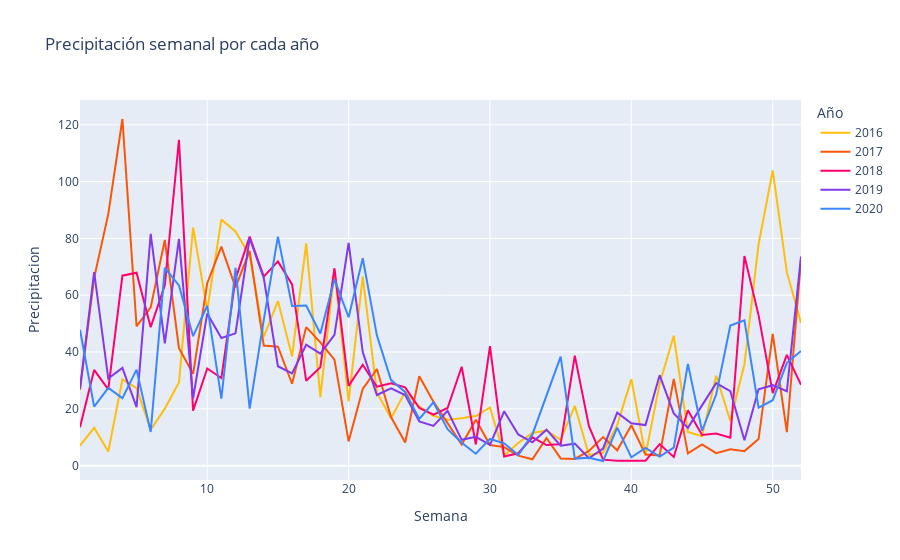

Notebook code for this chart:
### Code cell
# Definimos una lista de colores 
List_Colores_Lluvia = ['#ffbe0b', '#fb5607', '#ff006e', '#8338ec', '#3a86ff']

fig = px.line(
    # Seleccionamos el data frame de nuestra eleccion
    df_lluvias, 
    # Lo que se graficará en el eje x
    x = "Semana",
    # Lo que se graficará en el eje y
    y = "Precipitacion",
    # Agruparemos por año y a cada año se le asigna un color diferente
    color = "Año", 
    # El título de nuestra gráfica
    title = 'Precipitación semanal por cada año',
    # Los colores de nuestras líneas
    color_discrete_sequence = List_Colores_Lluvia
    )
# Mostramos la gráfica
fig.show()

### Figure 1 — Plotly figure (JSON) as saved in the notebook; plotly's stock layout.template omitted (floating-point values rounded to 4 significant figures)
{"data": [{"hovertemplate": "Año=2016<br>Semana=%{x}<br>Precipitacion=%{y}<extra></extra>", "legendgroup": "2016", "line": {"color": "#ffbe0b", "dash": "solid"}, "mode": "lines", "name": "2016", "orientation": "v", "showlegend": true, "type": "scatter", "x": [1, 2, 3, 4, 5, 6, 7, 8, 9, 10, 11, 12, 13, 14, 15, 16, 17, 18, 19, 20, 21, 22, 23, 24, 25, 26, 27, 28, 29, 30, 31, 32, 33, 34, 35, 36, 37, 38, 39, 40, 41, 42, 43, 44, 45, 46, 47, 48, 49, 50, 51, 52], "xaxis": "x", "y": [7.02, 13.34, 4.949, 30.34, 27.28, 12.66, 20.07, 29.29, 83.84, 54.83, 86.62, 82.45, 74.01, 45.46, 57.93, 38.49, 78.3, 24.09, 68.71, 22.59, 66.52, 25.76, 16.69, 25.98, 20.76, 17.57, 16.18, 16.65, 17.47, 20.47, 3.614, 7.97, 11.53, 12.36, 9.111, 21.05, 3.726, 4.613, 14.29, 30.46, 3.655, 28.86, 45.74, 11.89, 10.39, 31.69, 15.74, 35.71, 77.95, 104.0, 68.13, 50.21], "yaxis": "y"}, {"hovertemplate": "Año=2017<br>Semana=%{x}<br>Precipitacion=%{y}<extra></extra>", "legendgroup": "2017", "line": {"color": "#fb5607", "dash": "solid"}, "mode": "lines", "name": "2017", "orientation": "v", "showlegend": true, "type": "scatter", "x": [1, 2, 3, 4, 5, 6, 7, 8, 9, 10, 11, 12, 13, 14, 15, 16, 17, 18, 19, 20, 21, 22, 23, 24, 25, 26, 27, 28, 29, 30, 31, 32, 33, 34, 35, 36, 37, 38, 39, 40, 41, 42, 43, 44, 45, 46, 47, 48, 49, 50, 51, 52], "xaxis": "x", "y": [26.68, 66.13, 88.55, 122.1, 49.07, 55.7, 79.47, 41.37, 32.34, 64.23, 77.14, 62.79, 75.62, 42.27, 41.87, 28.84, 48.77, 43.43, 37.3, 8.539, 27.0, 34.01, 17.11, 8.142, 31.47, 22.54, 14.98, 7.445, 16.18, 7.278, 6.526, 3.535, 2.218, 9.745, 2.547, 2.379, 5.164, 10.06, 5.393, 14.23, 3.884, 3.554, 30.55, 4.302, 7.474, 4.371, 5.762, 5.107, 9.359, 46.42, 11.76, 72.63], "yaxis": "y"}, {"hovertemplate": "Año=2018<br>Semana=%{x}<br>Precipitacion=%{y}<extra></extra>", "legendgroup": "2018", "line": {"color": "#ff006e", "dash": "solid"}, "mode": "lines", "name": "2018", "orientation": "v", "showlegend": true, "type": "scatter", "x": [1, 2, 3, 4, 5, 6, 7, 8, 9, 10, 11, 12, 13, 14, 15, 16, 17, 18, 19, 20, 21, 22, 23, 24, 25, 26, 27, 28, 29, 30, 31, 32, 33, 34, 35, 36, 37, 38, 39, 40, 41, 42, 43, 44, 45, 46, 47, 48, 49, 50, 51, 52], "xaxis": "x", "y": [13.52, 33.71, 26.83, 66.89, 67.92, 48.76, 63.48, 114.7, 19.37, 34.21, 30.85, 65.72, 80.62, 66.53, 71.9, 63.79, 29.88, 34.66, 69.5, 28.09, 35.54, 27.8, 28.96, 27.55, 20.31, 17.93, 20.3, 34.82, 7.461, 42.1, 3.196, 4.365, 9.992, 7.264, 7.559, 38.69, 13.87, 2.11, 1.747, 1.724, 1.718, 7.578, 3.04, 19.49, 10.79, 11.29, 9.81, 73.82, 52.91, 25.57, 38.98, 28.46], "yaxis": "y"}, {"hovertemplate": "Año=2019<br>Semana=%{x}<br>Precipitacion=%{y}<extra></extra>", "legendgroup": "2019", "line": {"color": "#8338ec", "dash": "solid"}, "mode": "lines", "name": "2019", "orientation": "v", "showlegend": true, "type": "scatter", "x": [1, 2, 3, 4, 5, 6, 7, 8, 9, 10, 11, 12, 13, 14, 15, 16, 17, 18, 19, 20, 21, 22, 23, 24, 25, 26, 27, 28, 29, 30, 31, 32, 33, 34, 35, 36, 37, 38, 39, 40, 41, 42, 43, 44, 45, 46, 47, 48, 49, 50, 51, 52], "xaxis": "x", "y": [27.19, 68.16, 30.67, 34.42, 20.58, 81.59, 43.06, 79.86, 23.72, 53.59, 44.93, 46.58, 80.06, 66.07, 34.99, 32.5, 42.59, 39.41, 46.01, 78.44, 40.01, 24.87, 27.23, 24.83, 15.54, 13.98, 19.31, 9.082, 10.16, 7.329, 19.13, 10.98, 8.23, 12.66, 7.025, 7.747, 2.602, 6.04, 18.68, 14.92, 14.29, 31.84, 18.41, 13.31, 21.22, 29.05, 26.2, 8.908, 26.87, 28.33, 26.21, 73.6], "yaxis": "y"}, {"hovertemplate": "Año=2020<br>Semana=%{x}<br>Precipitacion=%{y}<extra></extra>", "legendgroup": "2020", "line": {"color": "#3a86ff", "dash": "solid"}, "mode": "lines", "name": "2020", "orientation": "v", "showlegend": true, "type": "scatter", "x": [1, 2, 3, 4, 5, 6, 7, 8, 9, 10, 11, 12, 13, 14, 15, 16, 17, 18, 19, 20, 21, 22, 23, 24, 25, 26, 27, 28, 29, 30, 31, 32, 33, 34, 35, 36, 37, 38, 39, 40, 41, 42, 43, 44, 45, 46, 47, 48, 49, 50, 51, 52], "xaxis": "x", "y": [47.83, 20.76, 27.38, 23.76, 33.81, 11.85, 69.66, 63.44, 45.58, 56.28, 23.58, 69.63, 20.07, 51.29, 80.62, 56.21, 56.35, 46.54, 65.63, 52.25, 73.01, 45.87, 30.14, 25.98, 16.44, 22.28, 12.82, 8.066, 4.2, 9.404, 7.867, 3.739, 10.99, 24.79, 38.37, 2.481, 2.808, 1.633, 13.37, 2.918, 6.27, 3.222, 6.362, 35.84, 12.28, 25.02, 49.33, 51.17, 20.43, 23.04, 36.2, 40.36], "yaxis": "y"}], "layout": {"legend": {"title": {"text": "Año"}, "tracegroupgap": 0}, "title": {"text": "Precipitación semanal por cada año"}, "xaxis": {"anchor": "y", "domain": [0, 1], "title": {"text": "Semana"}}, "yaxis": {"anchor": "x", "domain": [0, 1], "title": {"text": "Precipitacion"}}}}
